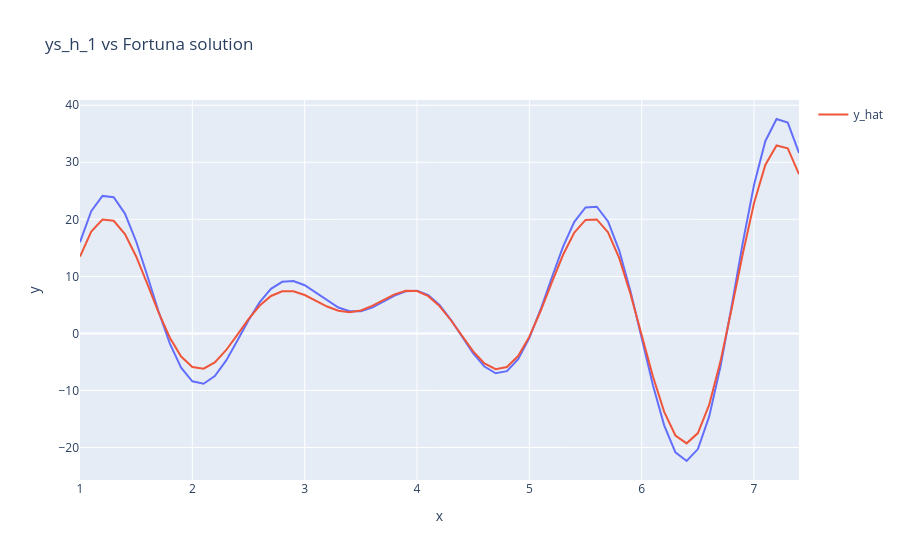

This figure's notebook cell:
### Markdown cell above
with normal fortuna

### Code cell
%%time
# the magic %%time has to be the first line in the cell, and reports the total exec time of the cell.

import random
import numpy as np
import plotly.express as px
import tqdm


def predict(x, theta):
    # change to sum of 3 sin() terms. 
    # use np.sin() and not math.sin().
    y = theta[0]-(theta[1]*np.sin(theta[2]*x))*(theta[3]*(x+theta[4]))
    return y # this is the model


def sample_theta(size_of_theta):
    # Do NOT CHANGE.
    theta = np.random.uniform(-4, 4, size=size_of_theta)
    return theta


def get_loss(y_hat, ys):
    # No change needed, returns quadratic loss.
    loss = ((y_hat - ys)**2).sum()
    return loss

xs = np.array([1.0, 1.1, 1.2, 1.3, 1.4, 1.5, 1.6, 1.7, 1.8, 1.9, 2.0, 2.1, 2.2, 2.3, 2.4, 2.5, 2.6, 2.7, 2.8, 2.9, 3.0, 3.1, 3.2, 3.3, 3.4, 3.5, 3.6, 3.7, 3.8, 3.9, 4.0, 4.1, 4.2, 4.3, 4.4, 4.5, 4.6, 4.7, 4.8, 4.9, 5.0, 5.1, 5.2, 5.3, 5.4, 5.5, 5.6, 5.7, 5.8, 5.9, 6.0, 6.1, 6.2, 6.3, 6.4, 6.5, 6.6, 6.7, 6.8, 6.9, 7.0, 7.1, 7.2, 7.3, 7.4])
ys = np.array([4.03, 4.19, 4.26, 4.25, 4.17, 4.03, 3.85, 3.63, 3.40, 3.16, 2.93, 2.72, 2.53, 2.39, 2.28, 2.21, 2.18, 2.19, 2.22, 2.27, 2.33, 2.39, 2.44, 2.45, 2.43, 2.36, 2.22, 2.02, 1.75, 1.41, 1.00, 0.52, -0.01, -0.60, -1.22, -1.86, -2.50, -3.13, -3.72, -4.27, -4.75, -5.15, -5.45, -5.65, -5.74, -5.70, -5.55, -5.29, -4.92, -4.44, -3.89, -3.26, -2.58, -1.86, -1.12, -0.39, 0.32, 0.98, 1.60, 2.14, 2.61, 2.99, 3.28, 3.47, 3.57])

# 
ys_h_1 = np.array([15.98, 21.42, 24.1, 23.87, 21.0, 16.11, 10.06, 3.79, -1.8, -6.01, -8.39, -8.82, -7.47, -4.77, -1.3, 2.31, 5.49, 7.81, 9.04, 9.18, 8.44, 7.15, 5.72, 4.54, 3.89, 3.9, 4.52, 5.54, 6.63, 7.39, 7.49, 6.7, 4.97, 2.44, -0.54, -3.48, -5.8, -6.98, -6.61, -4.51, -0.79, 4.2, 9.8, 15.21, 19.57, 22.09, 22.2, 19.63, 14.52, 7.41, -0.83, -9.07, -16.11, -20.83, -22.36, -20.27, -14.59, -5.91, 4.72, 15.9, 26.06, 33.69, 37.58, 36.94, 31.64])
ys_h_2 = np.array([5.87, 5.83, 5.74, 5.62, 5.48, 16.58, 18.21, 18.49, 17.54, 15.54, 4.15, 3.9, 3.65, 3.42, 3.2, -1.9, -3.32, -3.97, -3.91, -3.27, 2.38, 2.36, 2.39, 2.46, 2.57, 2.2, 1.93, 1.22, 0.17, -1.06, 4.18, 4.59, 5.04, 5.52, 6.02, -1.49, 0.74, 3.55, 6.75, 10.06, 9.39, 9.95, 10.5, 11.02, 11.52, 16.0, 12.82, 8.47, 3.21, -2.62, 13.61, 13.76, 13.84, 13.84, 13.77, -24.16, -22.03, -17.9, -11.95, -4.55, 11.63, 10.99, 10.27, 9.47, 8.61])

# change to the size of theta ( 9 ) (for h(x) how many parameters does it have?)
n_params = 5

best_loss = float('inf')
best_theta = sample_theta(n_params)

for _ in tqdm.tqdm(range(100000)): 
    curr_theta = sample_theta(n_params)
    y_hat = predict(xs, curr_theta)
    curr_loss = get_loss(y_hat, ys_h_1)

    if best_loss > curr_loss:
        best_loss = curr_loss
        best_theta = curr_theta
            
        
print("best loss:", best_loss)
print("theta:", best_theta)    
    
    
fig = px.line(x=xs, y=ys_h_1, title="ys_h_1 vs Fortuna solution")
fig.add_scatter(x=xs, y=predict(xs, best_theta), mode='lines', name="y_hat")
fig.update_layout(xaxis_range=[xs.min(),xs.max()], )
fig.show()


# to get a solid estimate -> you should train at least 100 models and take the average performance.

### Figure 1 — Plotly figure (JSON) as saved in the notebook; plotly's stock layout.template omitted (floating-point values rounded to 4 significant figures)
{"data": [{"hovertemplate": "x=%{x}<br>y=%{y}<extra></extra>", "legendgroup": "", "line": {"color": "#636efa", "dash": "solid"}, "marker": {"symbol": "circle"}, "mode": "lines", "name": "", "orientation": "v", "showlegend": false, "type": "scatter", "x": [1, 1.1, 1.2, 1.3, 1.4, 1.5, 1.6, 1.7, 1.8, 1.9, 2, 2.1, 2.2, 2.3, 2.4, 2.5, 2.6, 2.7, 2.8, 2.9, 3, 3.1, 3.2, 3.3, 3.4, 3.5, 3.6, 3.7, 3.8, 3.9, 4, 4.1, 4.2, 4.3, 4.4, 4.5, 4.6, 4.7, 4.8, 4.9, 5, 5.1, 5.2, 5.3, 5.4, 5.5, 5.6, 5.7, 5.8, 5.9, 6, 6.1, 6.2, 6.3, 6.4, 6.5, 6.6, 6.7, 6.8, 6.9, 7, 7.1, 7.2, 7.3, 7.4], "xaxis": "x", "y": [15.98, 21.42, 24.1, 23.87, 21, 16.11, 10.06, 3.79, -1.8, -6.01, -8.39, -8.82, -7.47, -4.77, -1.3, 2.31, 5.49, 7.81, 9.04, 9.18, 8.44, 7.15, 5.72, 4.54, 3.89, 3.9, 4.52, 5.54, 6.63, 7.39, 7.49, 6.7, 4.97, 2.44, -0.54, -3.48, -5.8, -6.98, -6.61, -4.51, -0.79, 4.2, 9.8, 15.21, 19.57, 22.09, 22.2, 19.63, 14.52, 7.41, -0.83, -9.07, -16.11, -20.83, -22.36, -20.27, -14.59, -5.91, 4.72, 15.9, 26.06, 33.69, 37.58, 36.94, 31.64], "yaxis": "y"}, {"mode": "lines", "name": "y_hat", "type": "scatter", "x": [1, 1.1, 1.2, 1.3, 1.4, 1.5, 1.6, 1.7, 1.8, 1.9, 2, 2.1, 2.2, 2.3, 2.4, 2.5, 2.6, 2.7, 2.8, 2.9, 3, 3.1, 3.2, 3.3, 3.4, 3.5, 3.6, 3.7, 3.8, 3.9, 4, 4.1, 4.2, 4.3, 4.4, 4.5, 4.6, 4.7, 4.8, 4.9, 5, 5.1, 5.2, 5.3, 5.4, 5.5, 5.6, 5.7, 5.8, 5.9, 6, 6.1, 6.2, 6.3, 6.4, 6.5, 6.6, 6.7, 6.8, 6.9, 7, 7.1, 7.2, 7.3, 7.4], "y": [13.46, 17.83, 19.96, 19.75, 17.41, 13.48, 8.643, 3.658, -0.7618, -4.057, -5.891, -6.18, -5.08, -2.946, -0.2468, 2.514, 4.892, 6.565, 7.384, 7.376, 6.727, 5.728, 4.711, 3.975, 3.725, 4.032, 4.814, 5.855, 6.85, 7.468, 7.421, 6.533, 4.789, 2.353, -0.4425, -3.144, -5.245, -6.277, -5.897, -3.961, -0.5686, 3.926, 8.95, 13.78, 17.66, 19.89, 19.98, 17.7, 13.2, 6.932, -0.3163, -7.563, -13.75, -17.9, -19.27, -17.46, -12.53, -4.987, 4.261, 13.99, 22.85, 29.52, 32.94, 32.45, 27.91]}], "layout": {"legend": {"tracegroupgap": 0}, "title": {"text": "ys_h_1 vs Fortuna solution"}, "xaxis": {"anchor": "y", "domain": [0, 1], "range": [1, 7.4], "title": {"text": "x"}}, "yaxis": {"anchor": "x", "domain": [0, 1], "title": {"text": "y"}}}}
